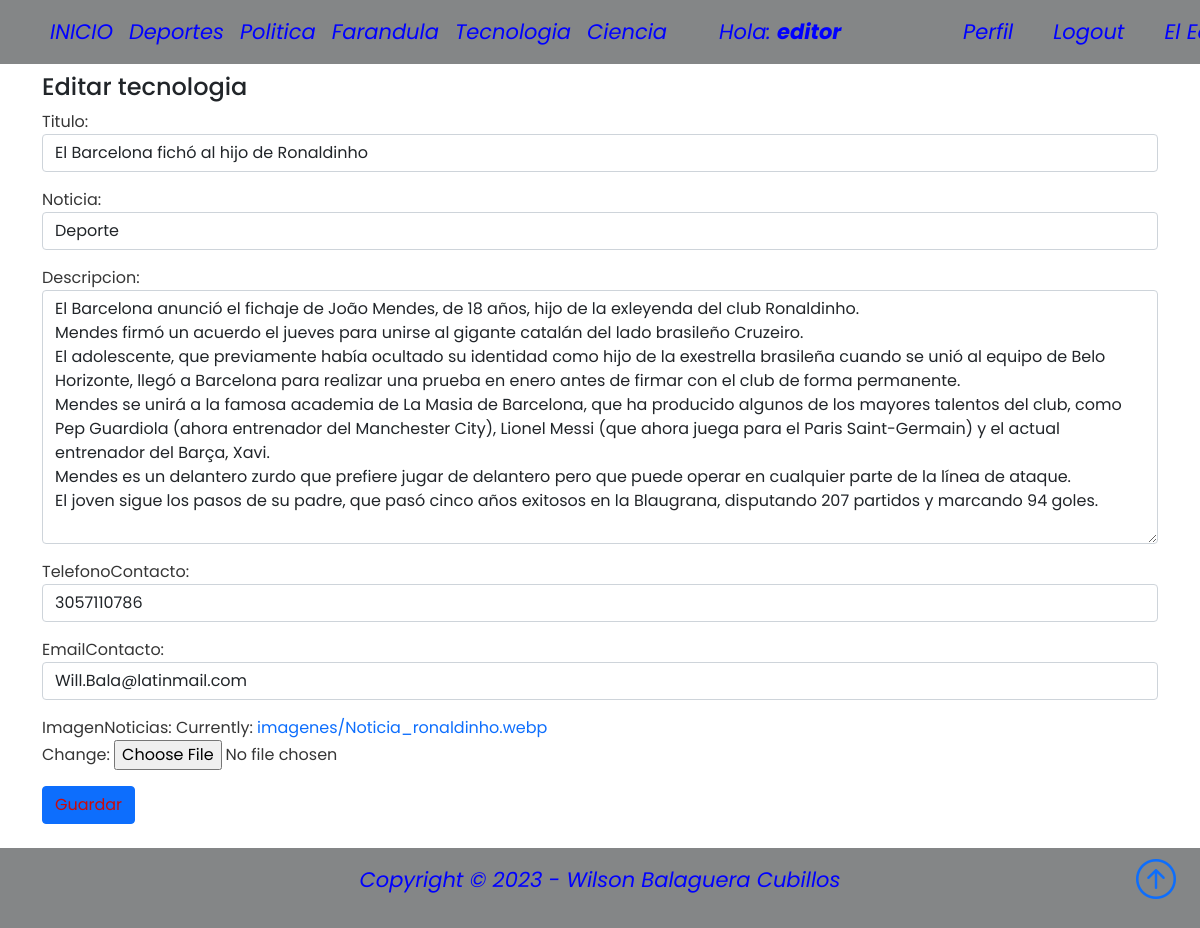
The app's page /tecnologiaEdicion/10/ (signed in) with its own data.
### AppNoticias/models.py (models this page shows, shortened)
class NotasNoticias(models.Model):
    NotasNoticiasSeleccion = (
    ('deporte','Deporte'),
    ('politica', 'Politica'),
    ('farandula','Farandula'),
    ('tecnologia','Tecnologia'),
    ('ciencia','Ciencia'),
    )
    usuario = models.ForeignKey(User, on_delete=models.CASCADE, null=True, blank=True)
    titulo = models.CharField(max_length=200)
    noticia = models.CharField(max_length=15, choices=NotasNoticiasSeleccion, default='deportes')
    descripcion = models.TextField(null=False, blank=False)
    fechaPublicacion = models.DateTimeField(auto_now_add=True)
    telefonoContacto = models.IntegerField()
    emailContacto = models.EmailField()
    imagenNoticias = models.ImageField(null=False, blank=False, upload_to="imagenes/")
    class Meta:
        ordering = ['usuario', '-fechaPublicacion']

### AppNoticias/views.py (the view)
# urls.py: path('tecnologiaEdicion/<int:pk>/', TecnologiaUpdate.as_view(), name='editar_tecnologia'),
class TecnologiaUpdate(LoginRequiredMixin, UpdateView):
    model = NotasNoticias
    form_class = ActualizacionNoticia
    success_url = reverse_lazy('tecnologias')
    context_object_name = 'tecnologia'
    template_name = 'AppNoticias/tecnologiaEdicion.html'

### AppNoticias/forms.py
class ActualizacionNoticia(forms.ModelForm):
    class Meta:
        model = NotasNoticias
        fields = ('titulo', 'noticia', 'descripcion', 'telefonoContacto', 'emailContacto', 'imagenNoticias')
        widgets = {
            'titulo' : forms.TextInput(attrs={'class': 'form-control'}),
            'noticia' : forms.Select(attrs={'class': 'form-control'}),
            'descripcion' : forms.Textarea(attrs={'class': 'form-control'}),
            'telefonoContacto' : forms.TextInput(attrs={'class': 'form-control'}),
            'emailContacto' : forms.TextInput(attrs={'class': 'form-control'}),
        }

### AppNoticias/templates/AppNoticias/tecnologiaEdicion.html
{% extends 'AppNoticias/padre.html' %}
{% block content %}
<br>
<br>
{% if user.id == tecnologia.usuario.id %}
<div class="container">
    <h4>Editar tecnologia</h4>
</div>
<div class="container">
    <div class="form-group">
        <form method="post" enctype="multipart/form-data">{% csrf_token %}
            {{ form.as_p }}
            <button type="submit" class="btn btn-primary">Guardar</button>
        </form>
    </div>
</div>
<br>
{% else %}
<div class="container">
<h4>No tienes acceso a esta pagina!</h4>
</div>
{% endif %}
{% endblock %}

### AppNoticias/templates/AppNoticias/padre.html (shortened to what this page needs)
{% load static %}
<!DOCTYPE html>
<html lang="en">
<head>
    <link href="https://cdn.jsdelivr.net/npm/bootstrap@5.0.2/dist/css/bootstrap.min.css" rel="stylesheet"
>
    <link rel="stylesheet" href="https://cdn.jsdelivr.net/npm/bootstrap-icons@1.3.0/font/bootstrap-icons.css">
    <link rel="stylesheet" type="text/css" href="{% static 'style.css' %}">
</head>
<body style="position: relative; padding-bottom: 5em; min-height: 100vh;">
    <nav class="navbar navbar-expand-sm bg-dark navbar-dark py-2 fixed-top">
      <div class="container">
          <div class="collapse navbar-collapse" id="navmenu">
              <ul class="navbar-nav mr-auto">
                <li class="nav-item">
                  <a class="nav-link" href="{% url 'padre' %}"><span class="antSpan">INICIO</span></a>
                </li>
                <li class="nav-item">
                  <a class="nav-link" href="{% url 'deportes' %}"><span class="antSpan">Deportes</span></a>
                </li>
                <li class="nav-item">
                  <a class="nav-link" href="{% url 'politicas' %}"><span class="antSpan">Politica</span></a>
                </li>
                <li class="nav-item">
                  <a class="nav-link" href="{% url 'farandulas' %}"><span class="antSpan">Farandula</span></a>
                </li>
                <li class="nav-item">
                  <a class="nav-link" href="{% url 'tecnologias' %}"><span class="antSpan">Tecnologia</span></a>
                </li>
                <li class="nav-item">
                  <a class="nav-link" href="{% url 'ciencias' %}"><span class="antSpan">Ciencia</span></a>
                </li>
                <div class="container"></div>
                {% if request.user.is_authenticated %}
                <div class="container">
                <li class="antContai2">
                  <a class="nav-link"><span class="antSpan">Hola: <strong>{{request.user.first_name}}</strong></span></a>
                </li>
                </div>
                <div class="container">
                <li class="nav-item">
                  <a class="nav-link" href="{% url 'editar_perfil' %}"><span class="antSpan">Perfil</span></a>
                </li>
                </div>
                <div class="container">
                <li class="nav-item">
                  <a class="nav-link" href="{% url 'logout' %}"><span class="antSpan">Logout</span></a>
                </li>
                </div>
                <div class="container">
                <li class="antContai">
                  <a class="nav-link" href="{% url 'acerca_del_editor' %}"><span class="antSpan">El Editor</span></a>
                </li>
                </div>
              {% endif %}
           </ul>
          </div>
      </div>
  </nav>
      {% block content %}{% endblock %}
  <footer class="p-3 bg-dark" style="position: absolute; bottom: 0; width: 100%;">
      <div class="container">
          <p class="antSpan">Copyright &copy; 2023 - Wilson Balaguera Cubillos</p>
          <a href="{% url 'padre' %}" class="position-absolute bottom-0 end-0 p-4">
              <i class="bi bi-arrow-up-circle h1"></i>
          </a>
      </div>
  </footer>
</body>
</html>

### AppNoticias/static/style.css (style rules this page uses)
body { background-color: white; font-family: 'Poppins', 'Nunito', sans-serif; padding-top: 25px; }
a { text-decoration: none; }
li { text-decoration: none; }
p { color: #363636; }
.bg-dark { background-color: gray!important; }
[type=button]:not(:disabled), [type=reset]:not(:disabled), [type=submit]:not(:disabled), button:not(:disabled) { cursor: pointer; }
.btn-primary { color: #cb0a0a; background-color: #0d6efd; border-color: #0d6efd; }

### AppNoticias/templates/AppNoticias/padre.html (style rules this page uses)
.antSpan { font-size: 21px; font-style: italic; color: blue; }
.antContai { width: 100px; text-align: center; display: flex; align-items: center; }
.antContai2 { width: 220px; text-align: center; display: flex; align-items: center; }
.btn-primary { color: #cb0a0a; background-color: #0d6efd; border-color: #0d6efd; }
.bg-dark { background-color: #848687!important; text-align: center!important; }
.navbar-expand-sm .navbar-collapse { display: flex!important; flex-basis: auto; align-items: center!important; }

### records on screen
NotasNoticias: titulo "El Barcelona fichó al hijo de Ronaldinho", noticia "Deporte", descripcion "El Barcelona anunció el fichaje de João Mendes, de 18 años, hijo de la exleyenda del club Ronaldinho. Mendes firmó un acuerdo el jueves para unirse al gigante catalán del lado brasileño Cruzeiro. El adolescente, que previamente había ocultado su identidad como hijo de la exestrella brasileña cuando se unió al equipo de Belo Horizonte, llegó a Barcelona para realizar una prueba en enero antes de firmar con el club de forma permanente. Mendes se unirá a la famosa academia de La Masia de Barcelona, que ha producido algunos de los mayores talentos del club, como Pep Guardiola (ahora entrenador del Manchester City), Lionel Messi (que ahora juega para el Paris Saint-Germain) y el actual…", telefonoContacto "3057110786", emailContacto "Will.Bala@latinmail.com"

### other values on screen
{{ request.user.first_name }} "editor"
